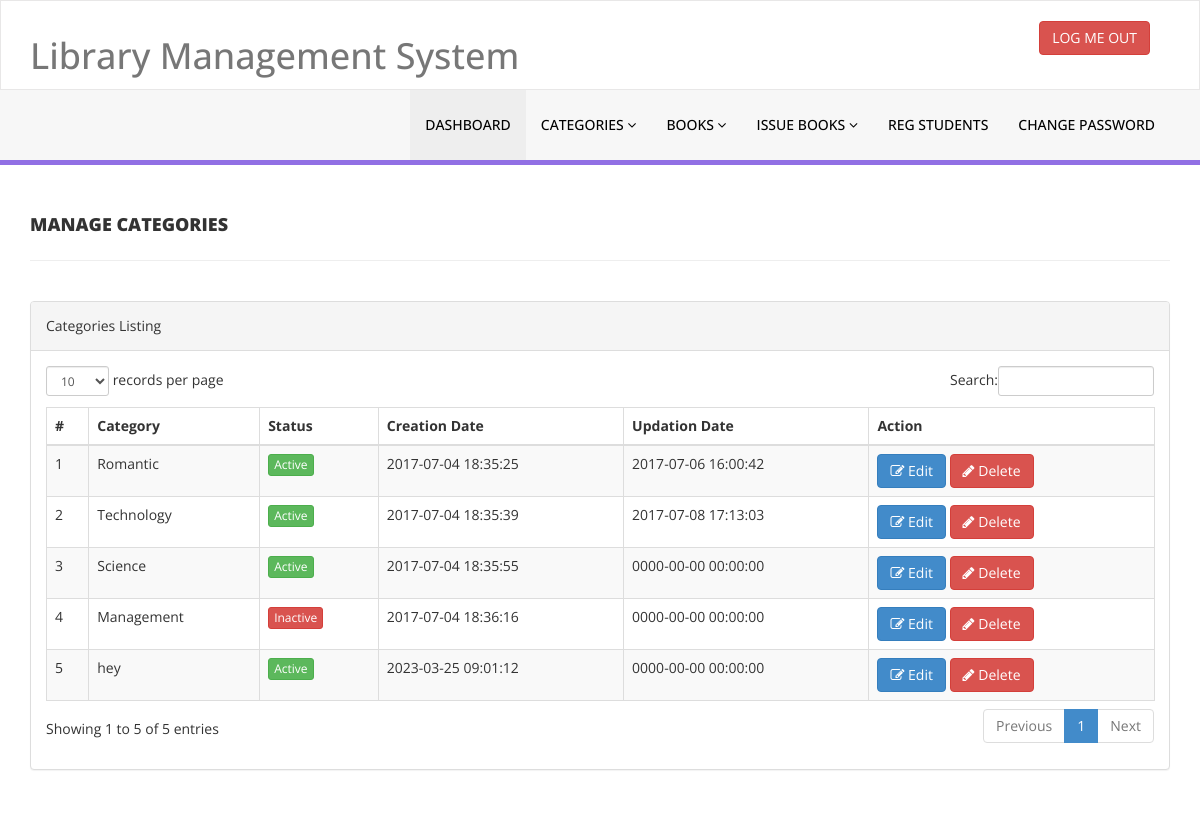
Page /library/admin/manage-categories.php (signed in) on the committed database.
### tables this page shows
CREATE TABLE `tblcategory` (
  `id` int(11) NOT NULL,
  `CategoryName` varchar(150) DEFAULT NULL,
  `Status` int(1) DEFAULT NULL,
  `CreationDate` timestamp NULL DEFAULT current_timestamp(),
  `UpdationDate` timestamp NULL DEFAULT '0000-00-00 00:00:00' ON UPDATE current_timestamp()
);

### library/admin/manage-categories.php (the view, shortened to what this page needs)
<?php
include('includes/config.php');
if(strlen($_SESSION['alogin'])==0)
    {
header('location:index.php');
}
else{
    ?>
<!DOCTYPE html>
<html xmlns="http://www.w3.org/1999/xhtml">
<head>
    <link href="assets/css/bootstrap.css" rel="stylesheet" />
    <link href="assets/css/font-awesome.css" rel="stylesheet" />
    <link href="assets/js/dataTables/dataTables.bootstrap.css" rel="stylesheet" />
    <link href="assets/css/style.css" rel="stylesheet" />
</head>
<body>
<?php include('includes/header.php');?>
    <div class="content-wrapper">
         <div class="container">
        <div class="row pad-botm">
            <div class="col-md-12">
                <h4 class="header-line">Manage Categories</h4>
    </div>
     <div class="row">
</div>
        </div>
            <div class="row">
                <div class="col-md-12">
                    <div class="panel panel-default">
                        <div class="panel-heading">
                           Categories Listing
                        </div>
                        <div class="panel-body">
                            <div class="table-responsive">
                                <table class="table table-striped table-bordered table-hover" id="dataTables-example">
                                    <thead>
                                        <tr>
                                            <th>#</th>
                                            <th>Category</th>
                                            <th>Status</th>
                                            <th>Creation Date</th>
                                            <th>Updation Date</th>
                                            <th>Action</th>
                                        </tr>
                                    </thead>
                                    <tbody>
<?php $sql = "SELECT * from  tblcategory";
$query = $dbh -> prepare($sql);
$query->execute();
$results=$query->fetchAll(PDO::FETCH_OBJ);
$cnt=1;
if($query->rowCount() > 0)
{
foreach($results as $result)
{               ?>
                                        <tr class="odd gradeX">
                                            <td class="center"><?php echo htmlentities($cnt);?></td>
                                            <td class="center"><?php echo htmlentities($result->CategoryName);?></td>
                                            <td class="center"><?php if($result->Status==1) {?>
                                            <a href="#" class="btn btn-success btn-xs">Active</a>
                                            <?php } else {?>
                                            <a href="#" class="btn btn-danger btn-xs">Inactive</a>
                                            <?php } ?></td>
                                            <td class="center"><?php echo htmlentities($result->CreationDate);?></td>
                                            <td class="center"><?php echo htmlentities($result->UpdationDate);?></td>
                                            <td class="center">
                                            <a href="edit-category.php?catid=<?php echo htmlentities($result->id);?>"><button class="btn btn-primary"><i class="fa fa-edit "></i> Edit</button>
                                          <a href="manage-categories.php?del=<?php echo htmlentities($result->id);?>" onclick="return confirm('Are you sure you want to delete?');"" >  <button class="btn btn-danger"><i class="fa fa-pencil"></i> Delete</button>
                                            </td>
                                        </tr>
 <?php $cnt=$cnt+1;}} ?>
                                    </tbody>
                                </table>
                            </div>
                        </div>
                    </div>
                </div>
            </div>
    </div>
    </div>
</body>
</html>
<?php } ?>

### library/admin/includes/header.php (shortened to what this page needs)
<div class="navbar navbar-inverse set-radius-zero" >
        <div class="container">
            <div class="navbar-header">
                <a class="navbar-brand">
                    <h1>Library Management System</h1>
                </a>
            </div>
            <div class="right-div">
                <a href="logout.php" class="btn btn-danger pull-right">LOG ME OUT</a>
            </div>
        </div>
    </div>
    <section class="menu-section">
        <div class="container">
            <div class="row ">
                <div class="col-md-12">
                    <div class="navbar-collapse collapse ">
                        <ul id="menu-top" class="nav navbar-nav navbar-right">
                            <li><a href="dashboard.php" class="menu-top-active">DASHBOARD</a></li>
                            <li>
                                <a href="#" class="dropdown-toggle" id="ddlmenuItem" data-toggle="dropdown"> Categories <i class="fa fa-angle-down"></i></a>
                            </li>
 <li>
                                <a href="#" class="dropdown-toggle" id="ddlmenuItem" data-toggle="dropdown"> Books <i class="fa fa-angle-down"></i></a>
                            </li>
                           <li>
                                <a href="#" class="dropdown-toggle" id="ddlmenuItem" data-toggle="dropdown"> Issue Books <i class="fa fa-angle-down"></i></a>
                            </li>
                             <li><a href="reg-students.php">Reg Students</a></li>
  <li><a href="change-password.php">Change Password</a></li>
                        </ul>
                    </div>
                </div>
            </div>
        </div>
    </section>

### library/admin/assets/css/style.css (style rules this page uses)
.set-radius-zero { border-radius:0px; -moz-border-radius:0px; -webkit-border-radius:0px; }
.content-wrapper { margin-top: 40px; min-height:800px; padding-bottom:90px; }
.header-line { font-weight:900; padding-bottom:25px; border-bottom:1px solid #eeeeee; text-transform:uppercase; }
.pad-botm { padding-bottom:30px; }
.right-div { float: right; padding: 20px; }
#menu-top a { color:#000; text-decoration:none; font-weight:500; padding: 25px 15px 25px 15px; text-transform:uppercase; }
.menu-section { background-color: #f7f7f7; border-bottom:5px solid #9170E4; width:100% }
.menu-top-active { background-color:#eeeeee; }
.navbar-inverse { background-color: #FFF; border-color: rgba(155, 153, 153, 0.23); }
.navbar { min-height: 90px; margin-bottom: 0px; }

### rows in the picture
tblcategory: CategoryName "Romantic", Status "Active", CreationDate "2017-07-04 18:35:25", UpdationDate "2017-07-06 16:00:42"
tblcategory: CategoryName "Technology", Status "Active", CreationDate "2017-07-04 18:35:39", UpdationDate "2017-07-08 17:13:03"
tblcategory: CategoryName "Science", Status "Active", CreationDate "2017-07-04 18:35:55", UpdationDate "0000-00-00 00:00:00"
tblcategory: CategoryName "Management", Status "Inactive", CreationDate "2017-07-04 18:36:16", UpdationDate "0000-00-00 00:00:00"
tblcategory: CategoryName "hey", Status "Active", CreationDate "2023-03-25 09:01:12", UpdationDate "0000-00-00 00:00:00"
